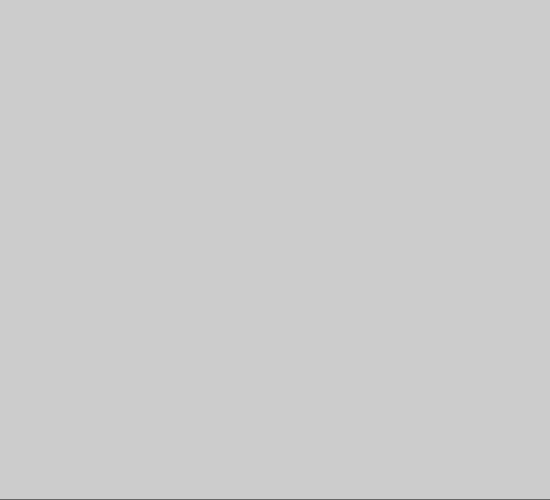
Frame 1 (no input)
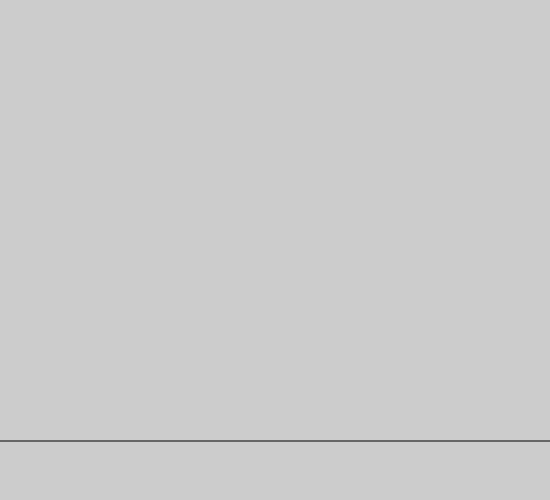
Frame 60 (no input)
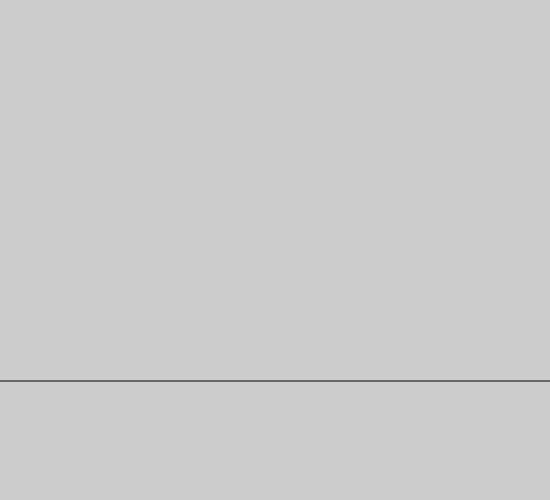
Frame 120 (the mouse pressed at the canvas centre since frame 60)

The p5.js sketch that drew these frames (run headless with seeded random() and noise() and a simulated clock; from frame 60 on, the mouse is pressed at the canvas centre):

// p5.js sketch
// ── sketch.js
let yPos = 0;
function setup() {
  // create canvas (width,height)
  createCanvas(550,500)
  // setup() runs once
  frameRate(80);
}
function draw() {
  // draw() loops forever, until stopped
  background(204);
  yPos = yPos - 1;
  if (yPos < 0) {
    yPos = height;
  }
  line(0, yPos, width, yPos);
}

function mousePressed() {
  noLoop();
}

function mouseReleased() {
  loop();
}
